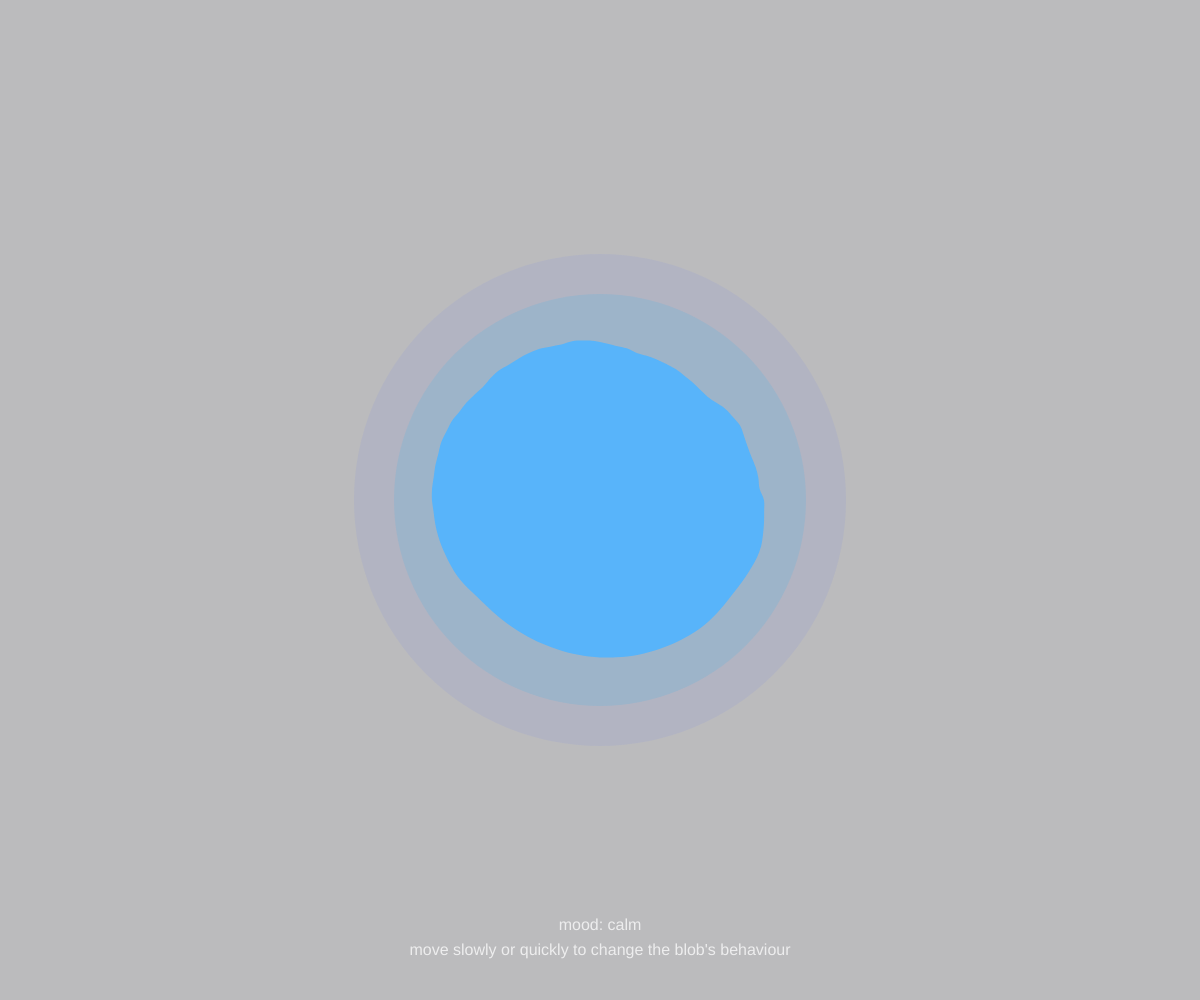
Frame 1 (no input)
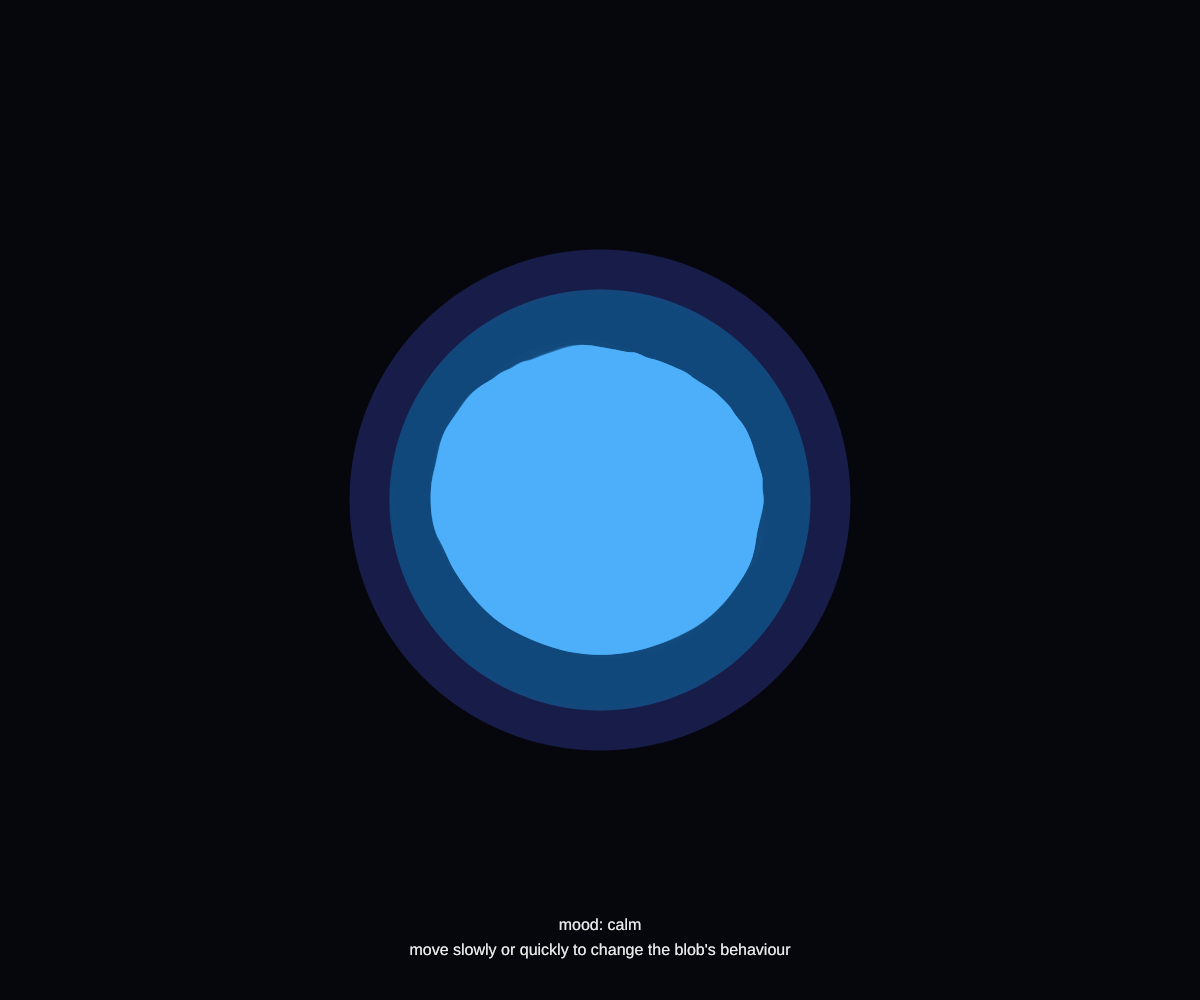
Frame 60 (no input)
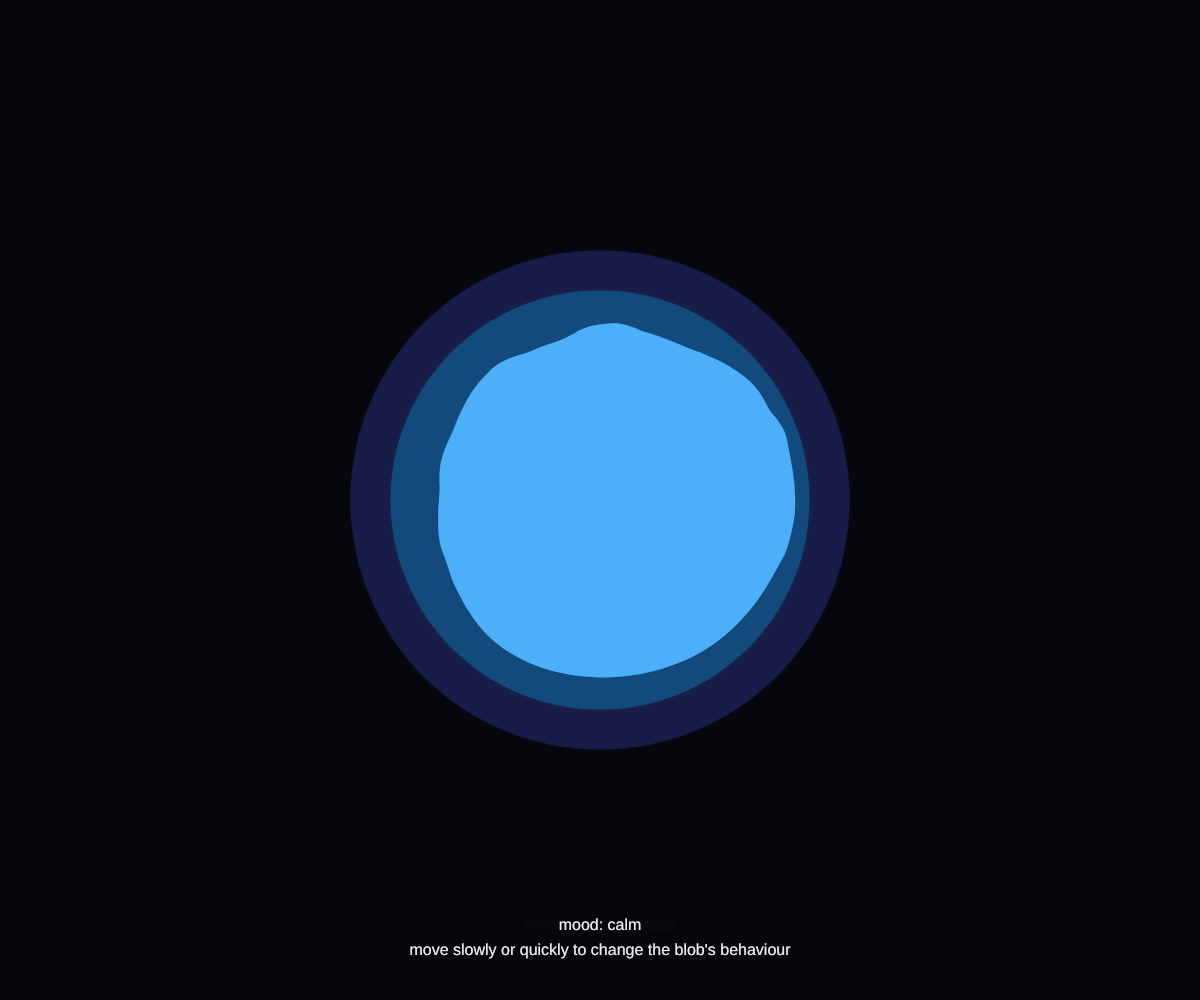
Frame 120 (the mouse pressed at the canvas centre since frame 60)

The p5.js sketch that drew these frames (run headless with seeded random() and noise() and a simulated clock; from frame 60 on, the mouse is pressed at the canvas centre):

// p5.js sketch
// ── sketch.js
let blobPoints = 90;
let baseRadius = 160;
let time = 0;

let prevMouseX = 0;
let prevMouseY = 0;
let mouseSpeed = 0;
let smoothSpeed = 0;

function setup() {
  createCanvas(windowWidth, windowHeight);
  noStroke();
  prevMouseX = mouseX;
  prevMouseY = mouseY;
}

function draw() {
  background(8, 10, 18, 70);

  let centerX = width / 2;
  let centerY = height / 2;

  // mouse speed meten
  mouseSpeed = dist(mouseX, mouseY, prevMouseX, prevMouseY);
  smoothSpeed = lerp(smoothSpeed, mouseSpeed, 0.12);

  prevMouseX = mouseX;
  prevMouseY = mouseY;

  // mood bepalen
  let energy = map(smoothSpeed, 0, 40, 0, 1);
  energy = constrain(energy, 0, 1);

  // afstand tot blob
  let mouseDistance = dist(mouseX, mouseY, centerX, centerY);
  let proximity = map(mouseDistance, width / 2, 0, 0, 1);
  proximity = constrain(proximity, 0, 1);

  // glow
  let glowSize = baseRadius * 2.2 + sin(time * 2) * 10;

  fill(80 + energy * 100, 100, 255, 20);
  ellipse(centerX, centerY, glowSize + 140);

  fill(0, 180 + energy * 50, 255, 30);
  ellipse(centerX, centerY, glowSize + 60);

  // kleur blob verandert met energy
  let r = map(energy, 0, 1, 80, 255);
  let g = map(energy, 0, 1, 180, 90);
  let b = 255;

  fill(r, g, b, 230);

  beginShape();

  for (let i = 0; i < blobPoints; i++) {
    let angle = map(i, 0, blobPoints, 0, TWO_PI);

    // rustige blob = minder vervorming
    // drukke blob = meer vervorming
    let distortionAmount = map(energy, 0, 1, 18, 55);

    let noiseX = cos(angle) * 0.8 + 1;
    let noiseY = sin(angle) * 0.8 + 1;

    let wave = map(
      noise(noiseX + i * 0.05, noiseY + time * (0.7 + energy * 1.8)),
      0,
      1,
      -distortionAmount,
      distortionAmount
    );

    // blob trekt naar cursor als je dichtbij komt
    let edgeX = centerX + cos(angle) * baseRadius;
    let edgeY = centerY + sin(angle) * baseRadius;

    let angleToMouse = atan2(mouseY - centerY, mouseX - centerX);
    let angleDifference = abs(atan2(sin(angle - angleToMouse), cos(angle - angleToMouse)));

    let pull = map(angleDifference, 0, PI, 35 * proximity, 0);
    pull = constrain(pull, 0, 35 * proximity);

    let radius = baseRadius + wave + pull;

    // heel klein ademend effect
    radius += sin(time * 2 + i * 0.15) * (4 + energy * 5);

    let x = centerX + cos(angle) * radius;
    let y = centerY + sin(angle) * radius;

    curveVertex(x, y);
  }

  // eerste punten herhalen voor smooth closing
  for (let i = 0; i < 3; i++) {
    let angle = map(i, 0, blobPoints, 0, TWO_PI);

    let distortionAmount = map(energy, 0, 1, 18, 55);

    let noiseX = cos(angle) * 0.8 + 1;
    let noiseY = sin(angle) * 0.8 + 1;

    let wave = map(
      noise(noiseX + i * 0.05, noiseY + time * (0.7 + energy * 1.8)),
      0,
      1,
      -distortionAmount,
      distortionAmount
    );

    let angleToMouse = atan2(mouseY - centerY, mouseX - centerX);
    let angleDifference = abs(atan2(sin(angle - angleToMouse), cos(angle - angleToMouse)));

    let pull = map(angleDifference, 0, PI, 35 * proximity, 0);
    pull = constrain(pull, 0, 35 * proximity);

    let radius = baseRadius + wave + pull;
    radius += sin(time * 2 + i * 0.15) * (4 + energy * 5);

    let x = centerX + cos(angle) * radius;
    let y = centerY + sin(angle) * radius;

    curveVertex(x, y);
  }

  endShape();

  // tekst
  fill(255, 190);
  textAlign(CENTER);
  textSize(16);

  let moodText = "calm";
  if (energy > 0.3) moodText = "curious";
  if (energy > 0.6) moodText = "excited";
  if (energy > 0.85) moodText = "overstimulated";

  text("mood: " + moodText, width / 2, height - 70);
  text("move slowly or quickly to change the blob's behaviour", width / 2, height - 45);

  time += 0.01;
}

function windowResized() {
  resizeCanvas(windowWidth, windowHeight);
}
